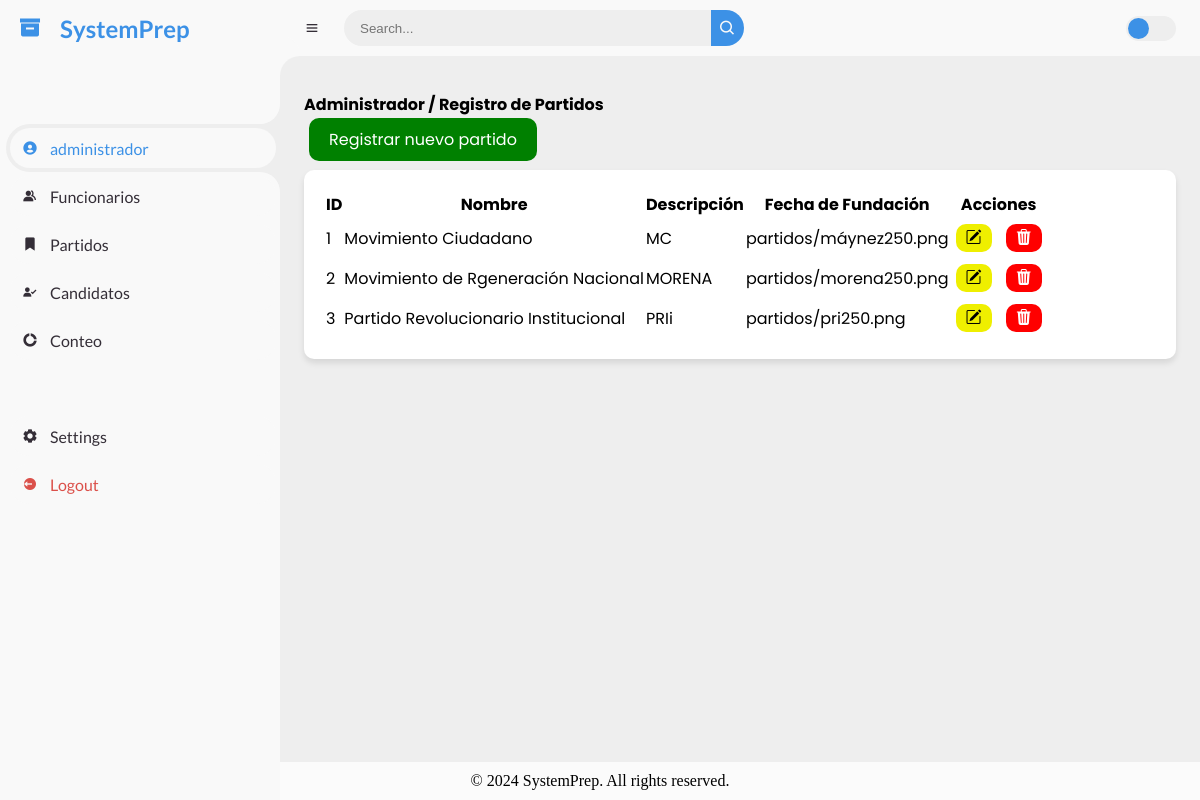
The app's page /partidos/ with its own data.
### prep/models.py (models this page shows)
class PartidoPolitico(models.Model):
    nombre = models.CharField(max_length=100, null=True)
    siglas = models.CharField(max_length=10, blank=True)
    logo = models.ImageField(upload_to='partidos/', blank=True)
    votos_totales = models.PositiveIntegerField(default=0, null=True)  # Campo para sumar los votos del partido

### prep/views.py (the view)
# urls.py: path('partidos/', views.partidos, name="partidos"),
def partidos(request):
    partidos = PartidoPolitico.objects.all()  # Suponiendo que tengas un modelo Partido definido
    return render(request, 'admin/partidos.html', {'partidos': partidos})

### templates/admin/partidos.html (shortened to what this page needs)
{% extends 'inicio.html' %}
{% load static %}
{% block content %}
<link rel="stylesheet" href="https://cdn.datatables.net/2.0.8/css/dataTables.dataTables.css" />
<h4 style="margin-bottom: 10px;">Administrador / Registro de Partidos</h4>
<a href="{% url 'register_partido' %}" class="btn-add">Registrar nuevo partido</a>
<div class="card" style="margin-top: 18px;">
    <table id="myTable" class="display">
        <thead>
            <tr>
                <th>ID</th>
                <th>Nombre</th>
                <th>Descripción</th>
                <th>Fecha de Fundación</th>
                <th>Acciones</th>
            </tr>
        </thead>
        <tbody>
            {% for partido in partidos %}
            <tr>
                <td>{{ partido.id }}</td>
                <td>{{ partido.nombre }}</td>
                <td>{{ partido.siglas }}</td>
                <td>{{ partido.logo }}</td>
                <td>
                    <a href="{% url 'edit_partido' partido.id %}">
                        <button class="btn-edit">
                            <i class="bi bi-pencil-square"></i>
                        </button>
                    </a>
                    <a href="{% url 'delete_partido' partido.id %}">
                        <button class="btn-delete">
                            <i class="bi bi-trash3-fill"></i>
                        </button>
                    </a>
                </td>
            </tr>
            {% endfor %}
        </tbody>
    </table>
</div>
{% endblock content%}

### static/css/style.css (style rules this page uses)
* { margin: 0; padding: 0; box-sizing: border-box; }
a { text-decoration: none; }
:root { --poppins: 'Poppins', sans-serif; --lato: 'Lato', sans-serif; --light: #F9F9F9; --blue: #3C91E6; --light-blue: #CFE8FF; --grey: #eee; --dark-grey: #AAAAAA; --dark: #342E37; --red: #DB504A; --yellow: #FFCE26; --light-yellow: #FFF2C6; --orange: #FD7238; --light-orange: #FFE0D3; }
html { overflow-x: hidden; }
body { background: var(--grey); overflow-x: hidden; }
.card { margin-bottom: 20px; padding: 20px; border-radius: 10px; box-shadow: 0 4px 6px rgba(0, 0, 0, 0.1); background-color: #fff; }

### templates/admin/partidos.html (style rules this page uses)
.btn-add { padding: 10px 20px; margin: 5px; border: none; border-radius: 10px; color: white; background-color: green; cursor: pointer; font-size: 16px; transition: background-color 0.3s ease; }
.btn-edit { padding: 5px 10px; margin: 5px; border: none; border-radius: 10px; color: black; background-color: rgb(239, 239, 0); cursor: pointer; font-size: 16px; transition: background-color 0.3s ease; }
.btn-delete { padding: 5px 10px; margin: 5px; border: none; border-radius: 10px; color: white; background-color: red; cursor: pointer; font-size: 16px; transition: background-color 0.3s ease; }

### records on screen
PartidoPolitico: id "1", nombre "Movimiento Ciudadano", siglas "MC", logo "partidos/máynez250.png"
PartidoPolitico: id "2", nombre "Movimiento de Rgeneración Nacional", siglas "MORENA", logo "partidos/morena250.png"
PartidoPolitico: id "3", nombre "Partido Revolucionario Institucional", siglas "PRIi", logo "partidos/pri250.png"
